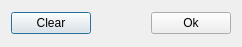
<?xml version="1.0" encoding="UTF-8"?>
<ui version="4.0">
 <class>CloneTasksDialog</class>
 <widget class="QDialog" name="CloneTasksDialog">
  <property name="geometry">
   <rect>
    <x>0</x>
    <y>0</y>
    <width>242</width>
    <height>47</height>
   </rect>
  </property>
  <property name="windowTitle">
   <string>Dialog</string>
  </property>
  <layout class="QVBoxLayout" name="verticalLayout">
   <item>
    <layout class="QHBoxLayout" name="horizontalLayout">
     <item>
      <widget class="QPushButton" name="mClearBtn">
       <property name="text">
        <string>Clear</string>
       </property>
      </widget>
     </item>
     <item>
      <spacer name="horizontalSpacer">
       <property name="orientation">
        <enum>Qt::Horizontal</enum>
       </property>
       <property name="sizeHint" stdset="0">
        <size>
         <width>40</width>
         <height>20</height>
        </size>
       </property>
      </spacer>
     </item>
     <item>
      <widget class="QPushButton" name="pushButton">
       <property name="text">
        <string>Ok</string>
       </property>
      </widget>
     </item>
    </layout>
   </item>
  </layout>
 </widget>
 <resources/>
 <connections>
  <connection>
   <sender>pushButton</sender>
   <signal>clicked()</signal>
   <receiver>CloneTasksDialog</receiver>
   <slot>accept()</slot>
   <hints>
    <hint type="sourcelabel">
     <x>71</x>
     <y>50</y>
    </hint>
    <hint type="destinationlabel">
     <x>22</x>
     <y>45</y>
    </hint>
   </hints>
  </connection>
 </connections>
</ui>
